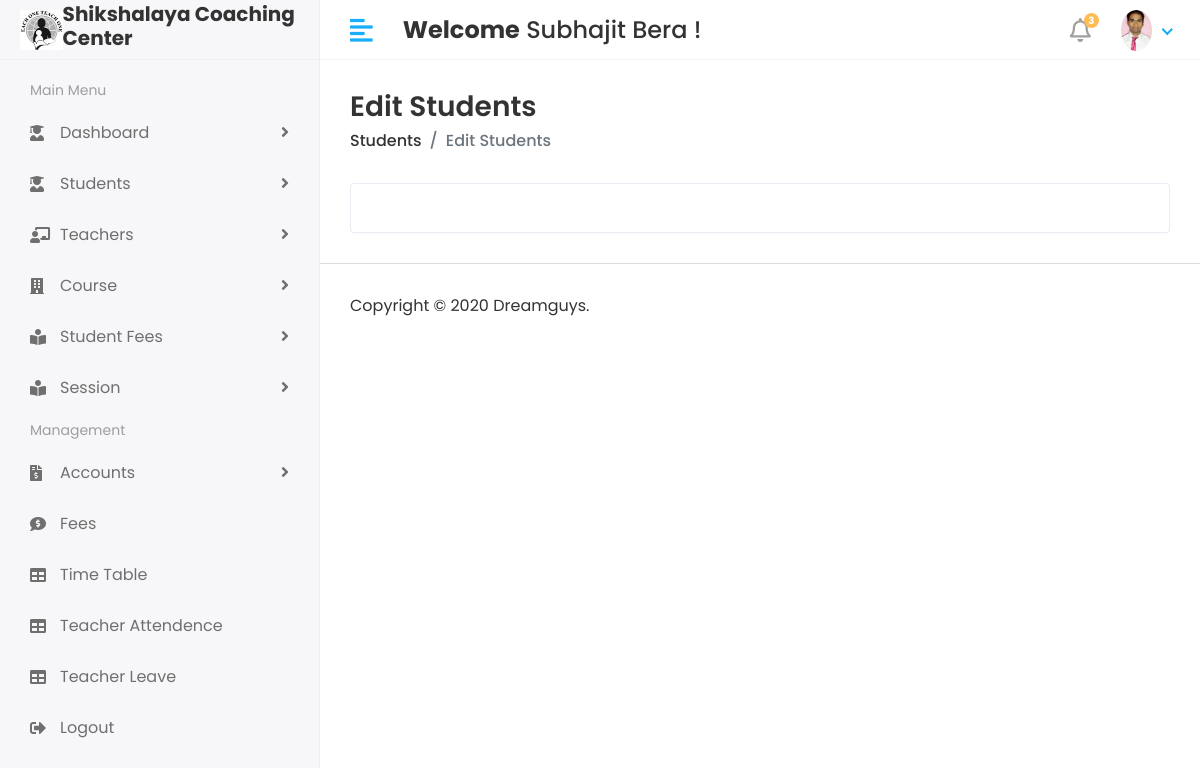
/Hod/Student/Detail/4 (signed in), run on an earlier commit of the app's database.
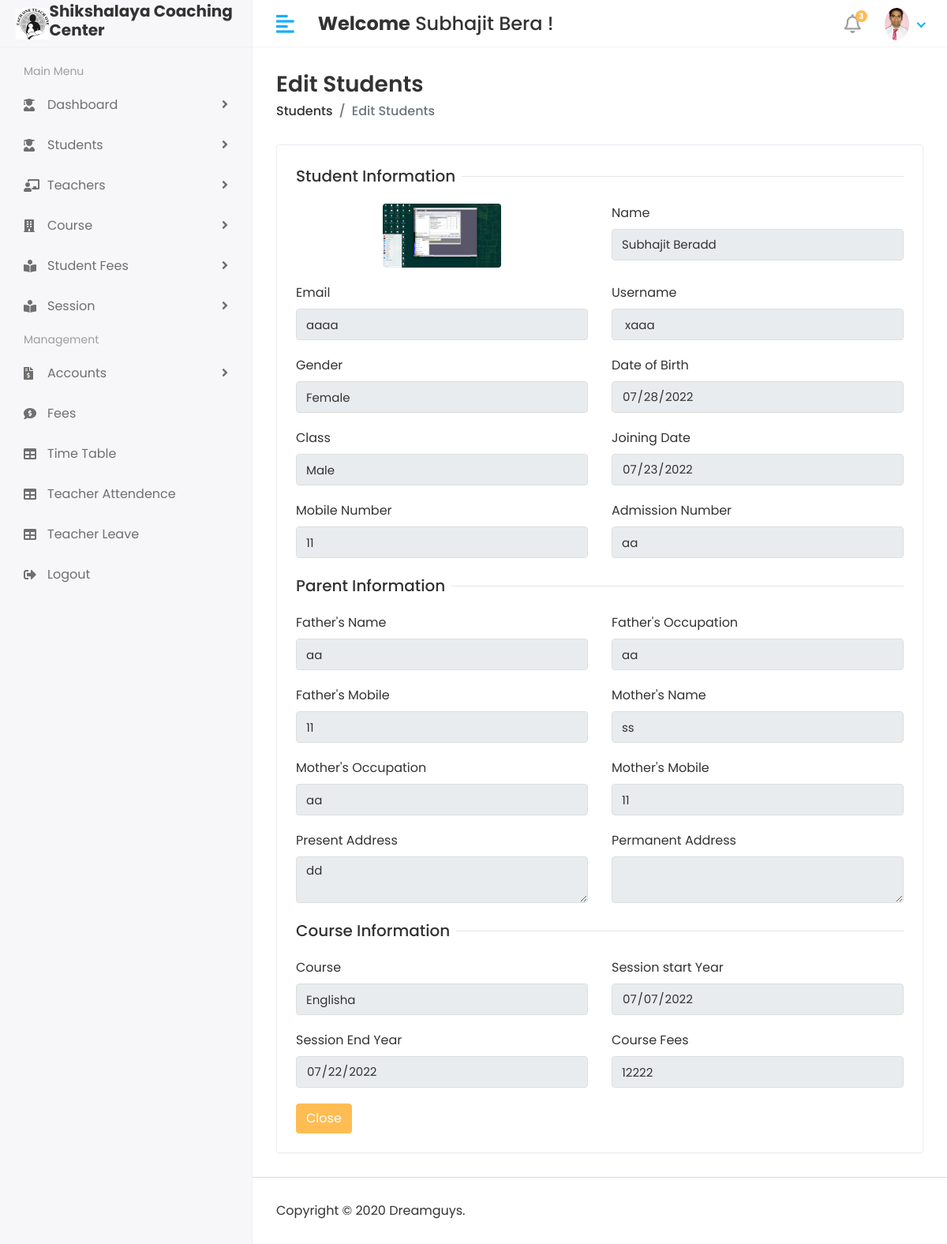
And on a later commit of the database.
### shikshalaya_computer_app/models.py (models this page shows, shortened)
class CustomUser(AbstractUser):
    USER = (
        (1,'HOD'),
        (2,'STAFF'),
        (3,'STUDENT')
    )
    user_type =  models.CharField(choices=USER,max_length=50,default=1)
    profile_pic = models.ImageField(upload_to='media/profile_pic')

class Student(models.Model):
    admin = models.OneToOneField(CustomUser,on_delete=models.CASCADE)
    gender  = models.CharField(max_length=100)
    date_of_birth = models.CharField(max_length=100)
    Class = models.CharField(max_length=100)
    joining_date = models.CharField(max_length=100)
    mobile_number = models.IntegerField()
    admission_number = models.CharField(max_length=100)
    father_name = models.CharField(max_length=100)
    father_occupation = models.CharField(max_length=100)
    father_mobile = models.IntegerField()
    mother_name = models.CharField(max_length=100)
    mother_occupation = models.CharField(max_length=100)
    mother_mobile_number = models.IntegerField()
    present_address = models.TextField()
    perment_address = models.TextField()
    course_id = models.ForeignKey(Course,on_delete=models.DO_NOTHING)
    session_start = models.CharField(max_length=100)
    session_end =models.CharField(max_length=100)
    course_fees = models.IntegerField()
    created_at = models.DateTimeField(auto_now_add=True)
    updated_at = models.DateTimeField(auto_now=True)

class Course(models.Model):
    name = models.CharField(max_length=100)
    created_at = models.DateTimeField(auto_now_add=True)
    updated_at = models.DateTimeField(auto_now=True)

### student_management_system/Hod_views.py (the view)
# urls.py: path('Hod/Student/Detail/<str:id>',Hod_views.Detail_STUDENT,name='detail_student'),
@login_required(login_url='/')
def Detail_STUDENT(request,id):
    print(id)
    student = Student.objects.filter(id=id)
    course = Course.objects.all()
    context = {
        'student': student,
        'course': course
    }
    return render(request,'Hod/detail_student.html',context)

### templates/Hod/detail_student.html (shortened to what this page needs)
{% extends 'base.html' %}
{% block content %}
 <div class="content container-fluid">
               <div class="page-header">
                  <div class="row align-items-center">
                     <div class="col">
                        <h3 class="page-title">Edit Students</h3>
                        <ul class="breadcrumb">
                           <li class="breadcrumb-item"><a href="students.html">Students</a></li>
                           <li class="breadcrumb-item active">Edit Students</li>
                        </ul>
                     </div>
                  </div>
               </div>
               <div class="row">
                  <div class="col-sm-12">
                     <div class="card">
                        <div class="card-body">
                           <form method="post" action="{% url 'view_student' %}" enctype="multipart/form-data">
                              {% for i in student %}
                              <div class="row">
                                 <div class="col-12">
                                    <h5 class="form-title"><span>Student Information</span></h5>
                                 </div>
                                 <div class="col-12 col-sm-6">
                                    <div class="form-group">
                                       <a  class="rounded-circle shadow-4"><img class="rounded mx-auto d-block" style="width: 150px;" src="/{{i.admin.profile_pic}}" alt="User Image"></a>
                                    </div>
                                 </div>
                                 <div class="col-12 col-sm-6">
                                    <div class="form-group">
                                       <label>Name</label>
                                       <input type="text" class="form-control" name="first_name"  value="{{i.admin.first_name}} {{i.admin.last_name}}" readonly>
                                    </div>
                                 </div>
                                 <div class="col-12 col-sm-6">
                                    <div class="form-group">
                                       <label>Email</label>
                                       <input type="text" class="form-control" name="email"  value="{{i.admin.email}}" readonly>
                                    </div>
                                 </div>
                                 <div class="col-12 col-sm-6">
                                    <div class="form-group">
                                       <label>Username</label>
                                       <input type="text" class="form-control" name="username"  value="{{i.admin.username}}" readonly>
                                    </div>
                                 </div>
                                 <div class="col-12 col-sm-6">
                                    <div class="form-group">
                                       <label>Gender</label>
                                       <input type="text" class="form-control" name="gender"  value="{{i.gender}}" readonly>
                                    </div>
                                 </div>
                                 <div class="col-12 col-sm-6">
                                    <div class="form-group">
                                       <label>Date of Birth</label>
                                       <div>
                                          <input type="date" class="form-control" name="date_of_birth"  value="{{i.date_of_birth}}" readonly>
                                       </div>
                                    </div>
                                 </div>
                                 <div class="col-12 col-sm-6">
                                    <div class="form-group">
                                       <label>Class</label>
                                       <input type="text" class="form-control" name="Class"  value="{{i.Class}}" readonly>
                                    </div>
                                 </div>
                                 <div class="col-12 col-sm-6">
                                    <div class="form-group">
                                       <label>Joining Date</label>
                                       <div>
                                          <input type="date" class="form-control" name="joining_date"  value="{{i.joining_date}}" readonly>
                                       </div>
                                    </div>
                                 </div>
                                 <div class="col-12 col-sm-6">
                                    <div class="form-group">
                                       <label>Mobile Number</label>
                                       <input type="text" class="form-control" name="mobile_number"  value="{{i.mobile_number}}" readonly>
                                    </div>
                                 </div>
                                 <div class="col-12 col-sm-6">
                                    <div class="form-group">
                                       <label>Admission Number</label>
                                       <input type="text" class="form-control" name="admission_number"  value="{{i.admission_number}}" readonly>
                                    </div>
                                 </div>
                                 <div class="col-12">
                                    <h5 class="form-title"><span>Parent Information</span></h5>
                                 </div>
                                 <div class="col-12 col-sm-6">
                                    <div class="form-group">
                                       <label>Father's Name</label>
                                       <input type="text" class="form-control" name="father_name"  value="{{i.father_name}}" readonly>
                                    </div>
                                 </div>
                                 <div class="col-12 col-sm-6">
                                    <div class="form-group">
                                       <label>Father's Occupation</label>
                                       <input type="text" class="form-control" name="father_occupation"  value="{{i.father_occupation}}" readonly>
                                    </div>
                                 </div>
                                 <div class="col-12 col-sm-6">
                                    <div class="form-group">
                                       <label>Father's Mobile</label>
                                       <input type="text" class="form-control" name="father_mobile_number" required  value="{{i.father_mobile}}" readonly>
                                    </div>
                                 </div>
                                 <div class="col-12 col-sm-6">
                                    <div class="form-group">
                                       <label>Mother's Name</label>
                                       <input type="text" class="form-control" name="mother_name"  value="{{i.mother_name}}" readonly>
                                    </div>
                                 </div>
                                 <div class="col-12 col-sm-6">
                                    <div class="form-group">
                                       <label>Mother's Occupation</label>
                                       <input type="text" class="form-control" name="mother_occupation"  value="{{i.mother_occupation}}" readonly>
                                    </div>
                                 </div>
                                 <div class="col-12 col-sm-6">
                                    <div class="form-group">
                                       <label>Mother's Mobile</label>
                                       <input type="text" class="form-control" name="mother_mobile_number"  value="{{i.mother_mobile_number}}" readonly>
                                    </div>
                                 </div>
                                 <div class="col-12 col-sm-6">
                                    <div class="form-group">
                                       <label>Present Address</label>
                                       <textarea class="form-control" name="present_address" readonly >{{i.present_address}}</textarea>
                                    </div>
                                 </div>
                                 <div class="col-12 col-sm-6">
                                    <div class="form-group">
                                       <label>Permanent Address</label>
                                       <textarea class="form-control" name="permenent_address" readonly >{{i.permenent_address}}</textarea>
                                    </div>
                                 </div>
                                 <div class="col-12">
                                    <h5 class="form-title"><span>Course Information</span></h5>
                                 </div>
                                  <div class="col-12 col-sm-6">
                                    <div class="form-group">
                                       <label>Course</label>
                                       <input type="text" class="form-control" name="course_id"  value="{{i.course_id.name}}" readonly>
                                    </div>
                                 </div>
                                 <div class="col-12 col-sm-6">
                                    <div class="form-group">
                                       <label>Session start Year</label>
                                       <div>
                                          <input type="date" class="form-control" name="session_start"  value="{{i.session_start}}" readonly>
                                       </div>
                                    </div>
                                 </div>
                                 <div class="col-12 col-sm-6">
                                    <div class="form-group">
                                       <label>Session End Year</label>
                                       <div>
                                          <input type="date" class="form-control" name="session_end"  value="{{i.session_end}}" readonly>
                                       </div>
                                    </div>
                                 </div>
                                 <div class="col-12 col-sm-6">
                                    <div class="form-group">
                                       <label>Course Fees</label>
                                       <input type="text" class="form-control" name="course_fees"  value="{{i.course_fees}}" readonly>
                                    </div>
                                 </div>
                                 <div class="col-12">
                                    <button type="submit" class="btn btn-primary">Close</button>
                                 </div>
                              </div>
                              {% endfor %}
                           </form>
                        </div>
                     </div>
                  </div>
               </div>
            </div>
{% endblock %}

### templates/Includes/header.html (shortened to what this page needs)
{% load static %}
<div class="header">
    <div class="header-left">
       <a href="index.html" class="logo">
       <img src="{% static 'assets/img/logo.png' %}" alt="Logo">
       </a>
       <h5><strong>Shikshalaya Coaching Center</strong>&nbsp;&nbsp;</h5>
    </div>
    <a href="javascript:void(0);" id="toggle_btn">
    <i class="fas fa-align-left"></i>
    </a>
    <div class="top-nav-search mt-3">
       <h4><strong>Welcome</strong>&nbsp;<span>{{user.first_name}} {{ user.last_name }}</span>&nbsp;!</h4>
    </div>
    <ul class="nav user-menu">
       <li class="nav-item dropdown noti-dropdown">
          <a href="#" class="dropdown-toggle nav-link" data-toggle="dropdown">
          <i class="far fa-bell"></i> <span class="badge badge-pill">3</span>
          </a>
       </li>
       <li class="nav-item dropdown has-arrow">
          <a href="#" class="dropdown-toggle nav-link" data-toggle="dropdown">
             {% if user.profile_pic  == ""  %}
              <span class="user-img"><img class="rounded-circle" src="{% static 'assets/img/no_image.png' %}" width="31" alt="Ryan Taylor"></span>
             {% else %}
          <span class="user-img"><img class="rounded-circle" src="/{{user.profile_pic}}" width="31" alt="Ryan Taylor"></span>
             {% endif %}
          </a>
       </li>
    </ul>
 </div>

What changed in the data, as far as the page shows it:
added Student: admin.profile_pic (picture), first_name "Subhajit Beradd", email "aaaa", username "xaaa", gender "Female", date_of_birth "07/28/2022", Class "Male", joining_date "07/23/2022", mobile_number "11", admission_number "aa", father_name "aa", father_occupation "aa", father_mobile_number "11", mother_name "ss", mother_occupation "aa", mother_mobile_number "11", present_address "dd", course_id "Englisha", session_start "07/07/2022", session_end "07/22/2022", course_fees "12222"
